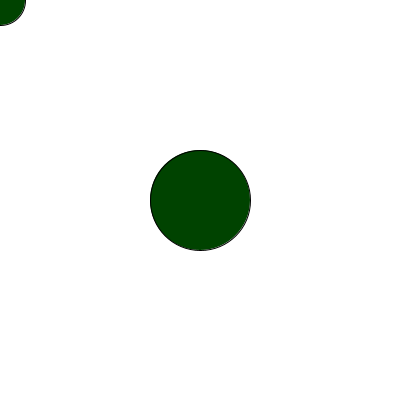
Frame 1 (no input)
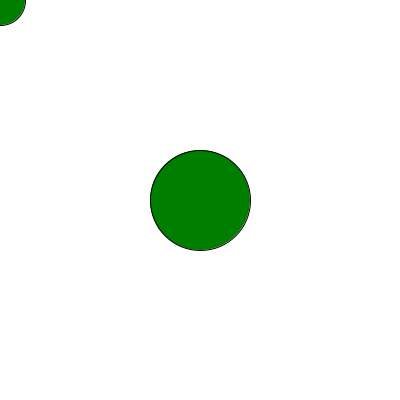
Frame 60 (the mouse pressed at the canvas centre just before this capture)
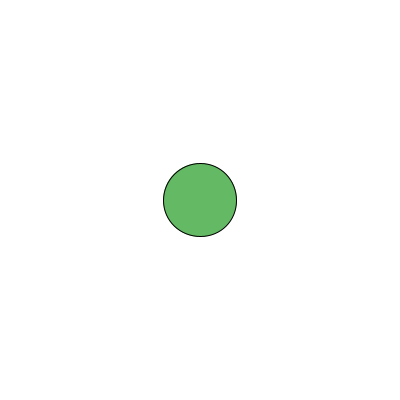
Frame 120 (the mouse held since frame 60 and released just before this capture)

The Processing sketch that drew these frames (run headless with seeded random() and noise(); from frame 60 on, the mouse is pressed at the canvas centre):

// Processing sketch: part_1
// ── part_1.pde
// Quiz Part 1: Moving Color Display - SOLUTION

float r;  
float g;  
float b;  
float circleSize;

void setup() {
  size(400, 400);  // 1 points
  
  // Correct random initialization (1 points)
  r = random(255);
  g = random(255);
  b = random(255);
  circleSize = 100;
}

void draw() {
  background(255);
  
  // Color value updates (1 points)
  r = mouseX/2;
  b = mouseY/2;
  g = g + 1;
  
  // Valid explanation (1 point)
  g = g % 255;
  // keeps value of green between 0-255 (and cycles through values)
  
  // Proper fill implementation (1 points)
  fill(r, g, b);
  
  // Correct shape drawing (2 points)
  circle(mouseX, mouseY, circleSize/2);
  circle(width/2, height/2, circleSize);
  
  // Prints to console on seperate lines (2 points)
  println("Red: " + r);
  println("Green: " + g);
  println("Blue: " + b);
}

void mousePressed() {
  // Correct random implementation (1 points)
  circleSize = random(50, 150);
}
